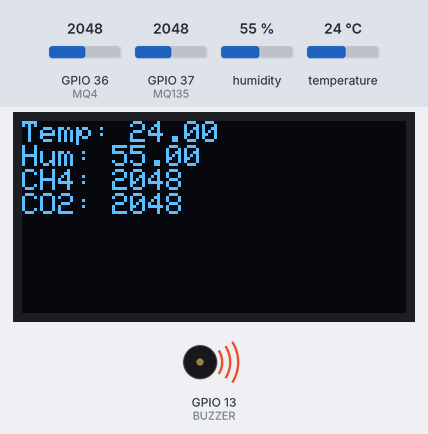
Simulated run of this sketch. Board: ESP32. On the bench: 128×64 one-colour display, buzzer (waves = sounding, pin HIGH). The inputs (shaded band) are chosen by the test bench; at power-on: GPIO 36 (MQ4) = 2048, humidity 55 %, GPIO 37 (MQ135) = 2048, temperature 24 °C. WiFi joins after 1.5 s; servers stay silent unless stated; web services answer with replies made up by the test bench.

Above: at 5.9 s.
6.0 s: GPIO 36 (MQ4) set to 424
At 10.8 s:
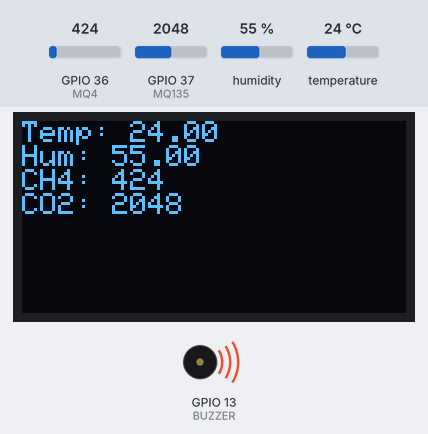
12.2 s: GPIO 36 (MQ4) set to 371
At 16.6 s:
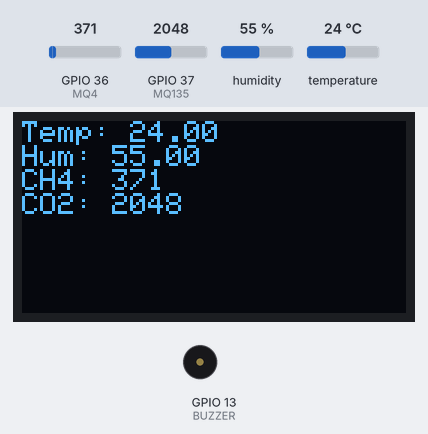
18.4 s: humidity set to 22 %
At 22.3 s:
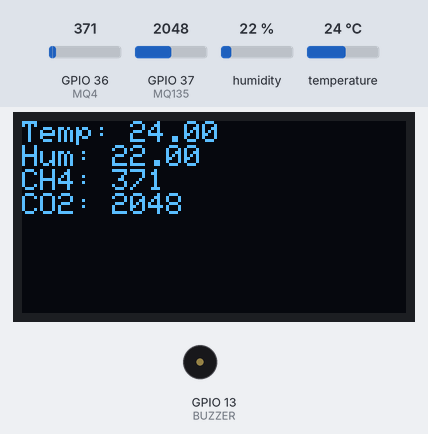
24.6 s: GPIO 37 (MQ135) set to 2866
At 26.9 s:
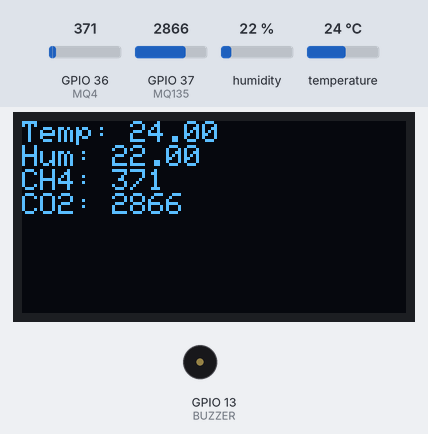
30.8 s: temperature set to 12 °C
At 32.7 s:
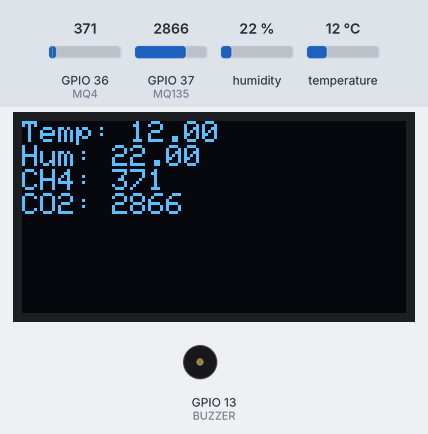
37.0 s: GPIO 37 (MQ135) set to 3972
At 43.0 s:
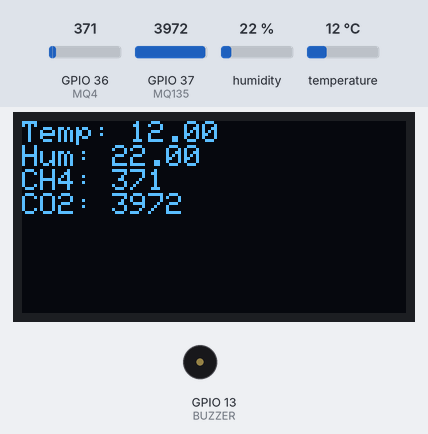
Timing chart, 0 to 44.3 s (numbered marks = the images above; inputs shaded):
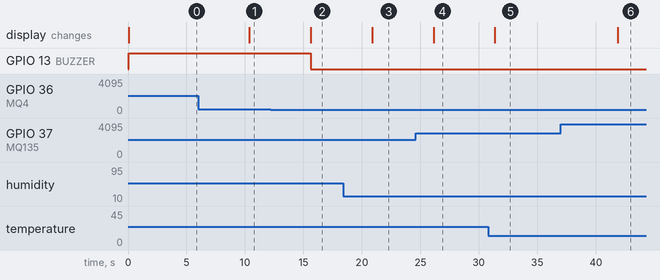

The sketch:

landfill_monitor.ino
```cpp
#include <WiFi.h>
#include <HTTPClient.h>
#include <DHT.h>
#include <Adafruit_SSD1306.h>

#define DHTPIN 4
#define DHTTYPE DHT11
#define MQ4 A0
#define MQ135 A1
#define BUZZER 13

// --- REPLACE WITH YOUR DETAILS ---
const char* ssid = "YourSSID";
const char* password = "YourPassword";
const char* server = "http://api.thingspeak.com/update?api_key=YOUR_API_KEY";
// ---------------------------------

DHT dht(DHTPIN, DHTTYPE);
Adafruit_SSD1306 display(128, 64, &Wire, -1);

void setup() {
  Serial.begin(115200);
  pinMode(BUZZER, OUTPUT);

  dht.begin();
  display.begin(SSD1306_SWITCHCAPVCC, 0x3C);

  WiFi.begin(ssid, password);
  // Note: Add logic here to wait for WiFi connection if needed
}

void loop() {
  // Read sensor values
  float temp = dht.readTemperature();
  float hum = dht.readHumidity();
  int mq4_val = analogRead(MQ4);
  int mq135_val = analogRead(MQ135);

  // Display data on OLED
  display.clearDisplay();
  display.setCursor(0,0);
  display.print("Temp: "); display.println(temp);
  display.print("Hum: "); display.println(hum);
  display.print("CH4: "); display.println(mq4_val);
  display.print("CO2: "); display.println(mq135_val);
  display.display();

  // Check methane threshold for local buzzer alert
  if(mq4_val > 400) {
    digitalWrite(BUZZER, HIGH);
  } else {
    digitalWrite(BUZZER, LOW);
  }

  // Send data to ThingSpeak
  if(WiFi.status() == WL_CONNECTED) {
    HTTPClient http;
    String url = String(server) + "&field1=" + String(mq4_val) + "&field2=" + String(mq135_val) + "&field3=" + String(temp) + "&field4=" + String(hum);

    http.begin(url);
    http.GET();
    http.end();
  }

  delay(5000); // Wait 5 seconds before next loop
}
```

Measured:
- the behaviour switches between 401 and 400 on GPIO 36 (MQ4) (found by bisection; images 1 and 2)
- after the input at 6.0 s, the display: changes after 4.4 s (image 1)
- after the input at 12.2 s, GPIO 13 (BUZZER): HIGH → LOW after 3.4 s; the display: changes after 3.4 s (image 2)
- after the input at 18.4 s, the display: changes after 2.5 s (image 3)
- after the input at 24.6 s, the display: changes after 1.5 s (image 4)
- after the input at 30.8 s, the display: changes after 0.58 s (image 5)
- after the input at 37.0 s, the display: changes after 4.9 s (image 6)
